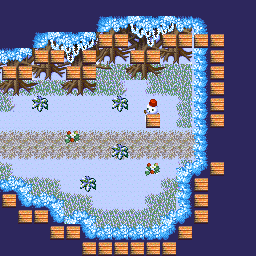

Below is a game level as drawn by its tile map, then a one-line description and the .tmx file that defines it, in full:
An orthogonal 16x16 tile map with 16x16 px tiles, 5 tile layers (ground, ground2, foreground, foreground2, ...).

<map version="1.0" orientation="orthogonal" width="16" height="16" tilewidth="16" tileheight="16">
 <tileset firstgid="1" name="mapchip" tilewidth="16" tileheight="16">
  <image source="tile/mapchip.png" width="1024" height="1024" />
 </tileset>
 <layer name="ground" width="16" height="16">
  <data encoding="csv">
2023,2023,2023,2023,2023,2023,2023,2023,2023,2023,2023,2023,2023,1685,1685,1685,
2023,2023,2023,2023,2023,2023,1757,1758,1759,1760,1761,1762,1685,1685,1685,1685,
2023,2023,1757,1758,1759,1760,1821,1822,1823,1824,1825,1826,1685,1685,1685,1685,
1823,1824,1821,1822,1823,1824,1885,1886,1887,1888,1889,1890,1685,1685,1685,1685,
1887,1888,1885,1886,1887,1888,1691,1691,1691,1691,1691,1691,1685,1685,1685,1685,
1691,1755,1755,1755,1755,1755,1755,1756,1685,1754,1755,1691,1685,1685,1685,1685,
1756,1685,1685,1685,1685,1685,1685,1685,1685,1685,1685,1690,1685,1685,1685,1685,
1685,1685,1685,1685,1685,1685,1685,1685,1685,1685,1685,1690,1685,1685,1685,1685,
1877,1877,1877,1877,1877,1877,1877,1877,1877,1877,1877,1877,1877,1877,1685,1685,
2005,2005,2005,2005,2005,2005,2005,2005,2005,2005,2005,2005,2005,2005,1685,1685,
1628,1685,1685,1685,1685,1685,1685,1685,1685,1685,1685,1754,1685,1685,1685,1685,
1691,1627,1627,1628,1685,1685,1685,1685,1685,1685,1626,1691,1685,1685,1685,1685,
1685,1691,1691,1691,1627,1628,1685,1685,1685,1626,1691,1685,1685,1685,1685,1685,
1685,1685,1685,1685,1691,1691,1627,1627,1627,1691,1691,1685,1685,1685,1685,1685,
1685,1685,1685,1685,1685,1685,1691,1691,1691,1691,1685,1685,1685,1685,1685,1685,
1685,1685,1685,1685,1685,1685,1685,1685,1685,1685,1685,1685,1685,1685,1685,1685
</data>
 </layer>
 <layer name="ground2" width="16" height="16">
  <data encoding="csv">
0,0,0,0,0,0,0,0,0,0,0,0,0,0,0,0,
0,0,0,0,0,0,1131,1069,1132,1133,1134,1069,1130,0,0,0,
0,0,1131,1132,1133,1134,0,0,1196,1197,1198,0,0,0,0,0,
1069,1070,942,1196,1197,1198,0,0,0,0,0,0,0,0,0,0,
0,0,1006,0,0,0,0,747,748,749,750,0,0,0,0,0,
1772,1773,1774,1771,1772,1773,0,0,0,0,0,0,0,0,0,0,
0,0,1451,0,0,0,0,1451,0,0,0,0,0,0,0,0,
0,0,0,0,0,0,0,0,0,2019,0,0,0,0,0,0,
0,0,0,0,1699,0,0,0,0,0,0,0,0,0,0,0,
0,0,0,0,0,0,0,1451,0,0,0,0,0,0,0,0,
0,0,0,0,0,0,0,0,0,1699,0,0,0,0,0,0,
0,0,0,0,0,1451,0,0,0,0,0,0,0,0,0,0,
0,0,0,0,0,0,0,0,0,0,0,0,0,0,0,0,
0,0,0,0,0,0,0,0,0,0,0,0,0,0,0,0,
0,0,0,0,0,0,0,0,0,0,0,0,0,0,0,0,
0,0,0,0,0,0,0,0,0,0,0,0,0,0,0,0
</data>
 </layer>
 <layer name="foreground" width="16" height="16">
  <data encoding="csv">
0,0,0,0,0,0,0,0,0,0,0,0,0,2023,2023,2023,
0,0,0,0,0,0,0,0,0,0,0,0,0,2023,2023,2023,
0,0,0,0,0,0,878,0,0,0,0,0,2022,2023,2023,2023,
0,0,0,0,0,0,942,0,0,0,0,0,2022,2023,2023,2023,
0,0,0,0,0,0,1006,0,0,0,0,0,2022,2023,2023,2023,
0,0,0,0,0,0,0,0,0,0,0,0,2022,2023,2023,2023,
0,0,0,0,0,0,0,0,0,1955,0,0,2022,2023,2023,2023,
0,0,0,0,0,0,0,0,0,0,0,0,2022,2023,2023,2023,
0,0,0,0,0,0,0,0,0,0,0,0,0,0,2023,2023,
0,0,0,0,0,0,0,0,0,0,0,0,0,0,2023,2023,
0,0,0,0,0,0,0,0,0,0,0,1958,1066,2023,2023,2023,
1959,1960,0,0,0,0,0,0,0,0,0,2022,2023,2023,2023,2023,
2023,1067,1959,1960,0,0,0,0,0,0,0,2022,2023,2023,2023,2023,
2023,2023,2023,1067,1958,1960,0,0,0,0,1958,1066,2023,2023,2023,2023,
2023,2023,2023,2023,2023,1067,1959,1959,1959,1959,1066,2023,2023,2023,2023,2023,
2023,2023,2023,2023,2023,2023,2023,2023,2023,2023,2023,2023,2023,2023,2023,2023
</data>
 </layer>
 <layer name="foreground2" width="16" height="16">
  <data encoding="csv">
0,0,0,0,0,0,0,0,0,0,0,0,0,0,0,0,
0,0,0,0,0,0,0,0,0,0,0,0,0,0,0,0,
0,0,0,0,0,0,0,0,0,0,0,0,0,0,0,0,
0,0,0,0,0,0,0,0,0,0,0,0,0,0,0,0,
0,0,0,0,0,0,0,0,0,0,0,0,0,0,0,0,
0,0,0,0,0,0,0,0,0,0,0,0,0,0,0,0,
0,0,0,0,0,0,0,0,0,0,0,0,0,0,0,0,
0,0,0,0,0,0,0,0,0,0,0,0,0,0,0,0,
0,0,0,0,0,0,0,0,0,0,0,0,2022,2023,0,0,
0,0,0,0,0,0,0,0,0,0,0,0,2022,2023,0,0,
0,0,0,0,0,0,0,0,0,0,0,0,0,0,0,0,
0,0,0,0,0,0,0,0,0,0,0,0,0,0,0,0,
0,0,0,0,0,0,0,0,0,0,0,0,0,0,0,0,
0,0,0,0,0,0,0,0,0,0,0,0,0,0,0,0,
0,0,0,0,0,0,0,0,0,0,0,0,0,0,0,0,
0,0,0,0,0,0,0,0,0,0,0,0,0,0,0,0
</data>
 </layer>
 <layer name="wall" width="16" height="16">
  <data encoding="csv">
0,0,0,0,0,0,0,0,0,0,0,0,0,0,0,0,
0,0,0,0,0,0,0,0,0,0,0,0,0,0,0,0,
0,0,0,0,0,0,2086,2086,0,0,2086,2086,2086,2086,0,0,
0,0,2086,2086,0,2086,0,0,2086,2086,0,0,0,2086,0,0,
2086,2086,0,0,2086,2086,0,0,0,0,0,0,0,2086,0,0,
0,0,0,0,0,0,0,0,0,0,0,0,0,2086,0,0,
0,0,0,0,0,0,0,0,0,0,0,0,0,2086,0,0,
0,0,0,0,0,0,0,0,0,2086,0,0,0,2086,0,0,
0,0,0,0,0,0,0,0,0,0,0,0,0,0,0,0,
0,0,0,0,0,0,0,0,0,0,0,0,0,0,0,0,
0,0,0,0,0,0,0,0,0,0,0,0,0,2086,0,0,
0,0,0,0,0,0,0,0,0,0,0,0,2086,0,0,0,
2086,0,0,0,0,0,0,0,0,0,0,0,2086,0,0,0,
0,2086,2086,0,0,0,0,0,0,0,0,0,2086,0,0,0,
0,0,0,2086,2086,0,0,0,0,0,0,2086,0,0,0,0,
0,0,0,0,0,2086,2086,2086,2086,2086,2086,0,0,0,0,0
</data>
 </layer>
</map>